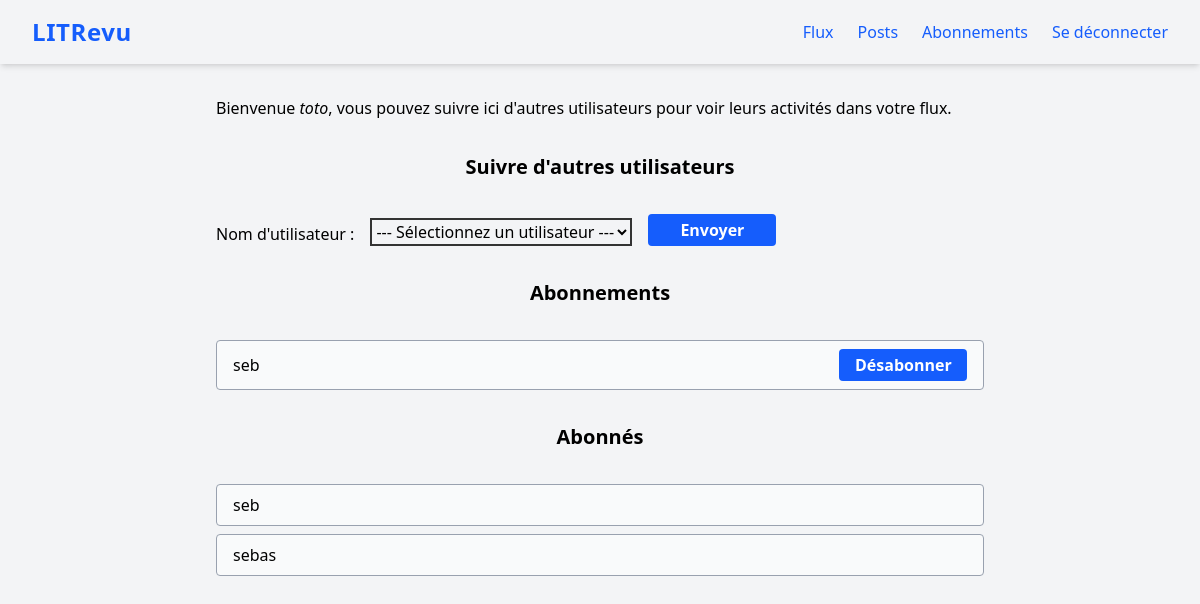
/follow-users/ (signed in), run on an earlier commit of the app's database.
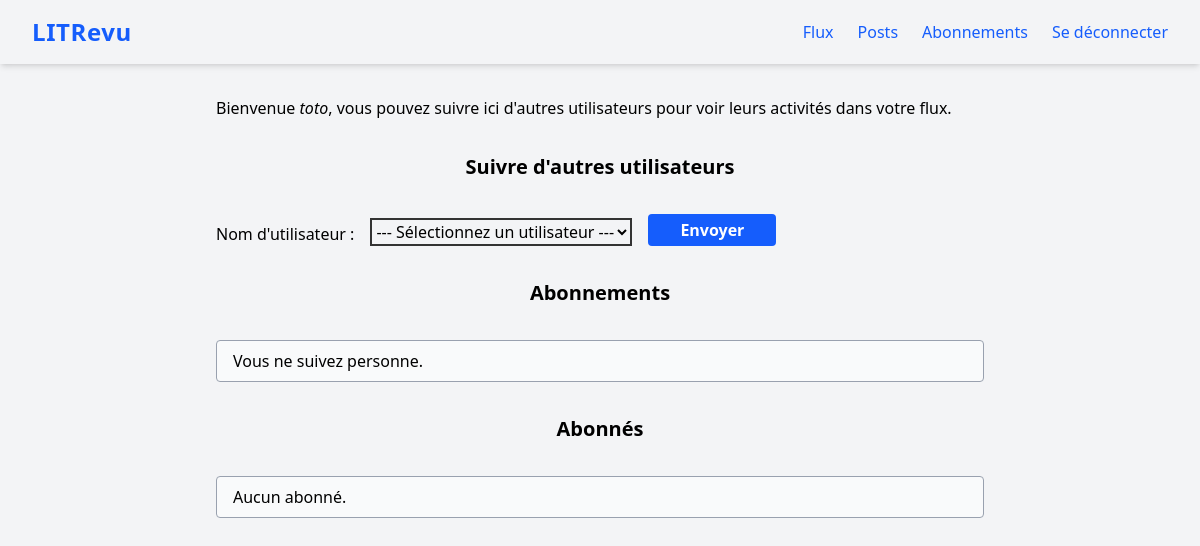
And on a later commit of the database.
### authentication/models.py (models this page shows)
class User(AbstractUser):
    follows = models.ManyToManyField(
        'self',
        symmetrical=False,
        verbose_name='suit'
    )

### review/models.py (models this page shows, shortened)
class UserFollows(models.Model):
    user = models.ForeignKey(
        to=settings.AUTH_USER_MODEL,
        related_name='following',
        on_delete=models.CASCADE
    )
    followed_user = models.ForeignKey(
        to=settings.AUTH_USER_MODEL,
        related_name='followed_by',
        on_delete=models.CASCADE
    )
    class Meta:
        unique_together = ('user', 'followed_user', )

### review/views.py (the view)
# urls.py: path('follow-users/', review.views.follow_users, name='follow-users'),
@login_required
def follow_users(request):
    message = None
    if request.method == 'POST':
        form = forms.FollowUsersForm(request.POST, user=request.user)
        if form.is_valid():
            username = form.cleaned_data['username']
            try:
                user_to_follow = User.objects.get(username=username)
                if user_to_follow == request.user:
                    message = "Vous ne pouvez pas vous suivre vous-même."
                elif models.UserFollows.objects.filter(
                    user=request.user,
                    followed_user=user_to_follow
                ).exists():
                    message = f"Vous suivez déjà {username}."
                else:
                    models.UserFollows.objects.create(
                        user=request.user,
                        followed_user=user_to_follow
                        )
                    message = f"Vous suivez maintenant {username}."
            except User.DoesNotExist:
                message = f"L'utilisateur '{username}' n'existe pas."
    else:
        form = forms.FollowUsersForm(user=request.user)
    followers = models.UserFollows.objects.filter(followed_user=request.user)
    following = models.UserFollows.objects.filter(user=request.user)
    return render(
        request,
        'review/follow_users_form.html',
        context={
            'form': form,
            'followers': followers,
            'following': following,
            'message': message
        }
    )

### review/forms.py
class FollowUsersForm(forms.Form):
    username = forms.ChoiceField(
        label="Nom d'utilisateur",
        choices=[],
        widget=forms.Select(attrs={
            'class': 'form-control',
            'style': 'border:2px solid #333;'
        })
    )
    def __init__(self, *args, **kwargs):
        current_user = kwargs.pop('user', None)
        super().__init__(*args, **kwargs)
        User = get_user_model()
        users_qs = User.objects.all()
        if current_user:
            users_qs = users_qs.exclude(pk=current_user.pk)
            already_followed = UserFollows.objects.filter(
                user=current_user
            ).values_list('followed_user', flat=True)
            users_qs = users_qs.exclude(pk__in=already_followed)
        self.fields['username'].choices = [
            ('', '--- Sélectionnez un utilisateur ---')
        ] + [
            (user.username, user.username) for user in users_qs
        ]

### review/templates/review/follow_users_form.html (shortened to what this page needs)
{% extends 'base.html' %}
{% block content %}
    <p class="mb-4">Bienvenue <em>{{ user.username }}</em>, vous pouvez suivre ici d'autres utilisateurs pour voir leurs activités dans votre flux.</p>
    <h3 class="text-center my-8">Suivre d'autres utilisateurs</h3>
    <form method="post">
        <div style="display: flex; align-items: flex-end; gap: 1rem;">
            <label for="{{ form.username.id_for_label }}">{{ form.username.label }} : </label>
            {{ form.username }}
            <button type="submit" class="bg-blue-600 text-white px-4 py-1 rounded hover:bg-blue-700 font-semibold transition w-32">Envoyer</button>
        </div>
    </form>
    <h3 class="text-center my-8">Abonnements</h3>
    <div class="flex flex-col gap-2 mb-8">
        {% for follow in following %}
            <div class="flex items-center justify-between border border-gray-400 rounded px-4 py-2 bg-gray-50">
                <span>{{ follow.followed_user }}</span>
                <form method="post" action="{% url 'unfollow-user' follow.followed_user.id %}">
                    <button type="submit" class="bg-blue-600 text-white px-4 py-1 rounded hover:bg-blue-700 font-semibold transition w-32">Désabonner</button>
                </form>
            </div>
        {% empty %}
            <div class="border border-gray-400 rounded px-4 py-2 bg-gray-50">Vous ne suivez personne.</div>
        {% endfor %}
    </div>
    <h3 class="text-center my-8">Abonnés</h3>
    <div class="flex flex-col gap-2 mb-8">
        {% for follow in followers %}
            <div class="border border-gray-400 rounded px-4 py-2 bg-gray-50">{{ follow.user }}</div>
        {% empty %}
            <div class="border border-gray-400 rounded px-4 py-2 bg-gray-50">Aucun abonné.</div>
        {% endfor %}
    </div>
{% endblock content %}

What changed in the data, as far as the page shows it:
removed UserFollows: followed_user "seb", shown under "Abonnements"
removed UserFollows: user "seb", shown under "Abonnés"
removed UserFollows: user "sebas", shown under "Abonnés"
Also different on the page:
text now shown: "Vous ne suivez personne. Aucun abonné."
